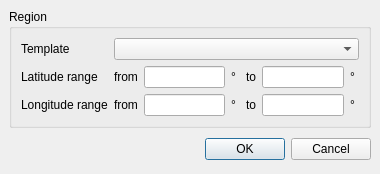
<ui version="4.0" >
 <author></author>
 <comment></comment>
 <exportmacro></exportmacro>
 <class>EventListViewRegionFilterDialog</class>
 <widget class="QDialog" name="EventListViewRegionFilterDialog" >
  <property name="geometry" >
   <rect>
    <x>0</x>
    <y>0</y>
    <width>380</width>
    <height>161</height>
   </rect>
  </property>
  <property name="windowTitle" >
   <string>Edit region</string>
  </property>
  <layout class="QVBoxLayout" >
   <property name="margin" >
    <number>9</number>
   </property>
   <property name="spacing" >
    <number>6</number>
   </property>
   <item>
    <widget class="QGroupBox" name="groupBox" >
     <property name="title" >
      <string>Region</string>
     </property>
     <layout class="QGridLayout" >
      <property name="margin" >
       <number>9</number>
      </property>
      <property name="spacing" >
       <number>6</number>
      </property>
      <item row="2" column="1" >
       <widget class="QLabel" name="label_4" >
        <property name="text" >
         <string>from</string>
        </property>
       </widget>
      </item>
      <item row="1" column="1" >
       <widget class="QLabel" name="label_2" >
        <property name="text" >
         <string>from</string>
        </property>
       </widget>
      </item>
      <item row="0" column="1" colspan="4" >
       <widget class="QComboBox" name="cbRegions" />
      </item>
      <item row="0" column="0" >
       <widget class="QLabel" name="label" >
        <property name="sizePolicy" >
         <sizepolicy>
          <hsizetype>4</hsizetype>
          <vsizetype>5</vsizetype>
          <horstretch>0</horstretch>
          <verstretch>0</verstretch>
         </sizepolicy>
        </property>
        <property name="text" >
         <string>Template</string>
        </property>
       </widget>
      </item>
      <item row="1" column="0" >
       <widget class="QLabel" name="label_6" >
        <property name="sizePolicy" >
         <sizepolicy>
          <hsizetype>4</hsizetype>
          <vsizetype>5</vsizetype>
          <horstretch>0</horstretch>
          <verstretch>0</verstretch>
         </sizepolicy>
        </property>
        <property name="text" >
         <string>Latitude range</string>
        </property>
       </widget>
      </item>
      <item row="2" column="0" >
       <widget class="QLabel" name="label_7" >
        <property name="sizePolicy" >
         <sizepolicy>
          <hsizetype>4</hsizetype>
          <vsizetype>5</vsizetype>
          <horstretch>0</horstretch>
          <verstretch>0</verstretch>
         </sizepolicy>
        </property>
        <property name="text" >
         <string>Longitude range</string>
        </property>
       </widget>
      </item>
      <item row="1" column="2" >
       <layout class="QHBoxLayout" >
        <property name="margin" >
         <number>0</number>
        </property>
        <property name="spacing" >
         <number>6</number>
        </property>
        <item>
         <widget class="QLineEdit" name="edMinLat" >
          <property name="text" >
           <string/>
          </property>
          <property name="maxLength" >
           <number>10</number>
          </property>
          <property name="alignment" >
           <set>Qt::AlignRight</set>
          </property>
         </widget>
        </item>
        <item>
         <widget class="QLabel" name="label_3" >
          <property name="text" >
           <string>° </string>
          </property>
         </widget>
        </item>
       </layout>
      </item>
      <item row="2" column="3" >
       <widget class="QLabel" name="label_5" >
        <property name="text" >
         <string>to</string>
        </property>
       </widget>
      </item>
      <item row="1" column="3" >
       <widget class="QLabel" name="label_8" >
        <property name="text" >
         <string>to</string>
        </property>
       </widget>
      </item>
      <item row="2" column="2" >
       <layout class="QHBoxLayout" >
        <property name="margin" >
         <number>0</number>
        </property>
        <property name="spacing" >
         <number>6</number>
        </property>
        <item>
         <widget class="QLineEdit" name="edMinLon" >
          <property name="text" >
           <string/>
          </property>
          <property name="maxLength" >
           <number>11</number>
          </property>
          <property name="alignment" >
           <set>Qt::AlignRight</set>
          </property>
         </widget>
        </item>
        <item>
         <widget class="QLabel" name="label_9" >
          <property name="text" >
           <string>° </string>
          </property>
         </widget>
        </item>
       </layout>
      </item>
      <item row="1" column="4" >
       <layout class="QHBoxLayout" >
        <property name="margin" >
         <number>0</number>
        </property>
        <property name="spacing" >
         <number>6</number>
        </property>
        <item>
         <widget class="QLineEdit" name="edMaxLat" >
          <property name="text" >
           <string/>
          </property>
          <property name="maxLength" >
           <number>10</number>
          </property>
          <property name="alignment" >
           <set>Qt::AlignRight</set>
          </property>
         </widget>
        </item>
        <item>
         <widget class="QLabel" name="label_10" >
          <property name="text" >
           <string>° </string>
          </property>
         </widget>
        </item>
       </layout>
      </item>
      <item row="2" column="4" >
       <layout class="QHBoxLayout" >
        <property name="margin" >
         <number>0</number>
        </property>
        <property name="spacing" >
         <number>6</number>
        </property>
        <item>
         <widget class="QLineEdit" name="edMaxLon" >
          <property name="text" >
           <string/>
          </property>
          <property name="maxLength" >
           <number>11</number>
          </property>
          <property name="alignment" >
           <set>Qt::AlignRight</set>
          </property>
         </widget>
        </item>
        <item>
         <widget class="QLabel" name="label_11" >
          <property name="text" >
           <string>° </string>
          </property>
         </widget>
        </item>
       </layout>
      </item>
     </layout>
    </widget>
   </item>
   <item>
    <spacer>
     <property name="orientation" >
      <enum>Qt::Vertical</enum>
     </property>
     <property name="sizeHint" >
      <size>
       <width>20</width>
       <height>0</height>
      </size>
     </property>
    </spacer>
   </item>
   <item>
    <layout class="QHBoxLayout" >
     <property name="margin" >
      <number>0</number>
     </property>
     <property name="spacing" >
      <number>6</number>
     </property>
     <item>
      <spacer>
       <property name="orientation" >
        <enum>Qt::Horizontal</enum>
       </property>
       <property name="sizeHint" >
        <size>
         <width>131</width>
         <height>31</height>
        </size>
       </property>
      </spacer>
     </item>
     <item>
      <widget class="QPushButton" name="okButton" >
       <property name="text" >
        <string>OK</string>
       </property>
      </widget>
     </item>
     <item>
      <widget class="QPushButton" name="cancelButton" >
       <property name="text" >
        <string>Cancel</string>
       </property>
      </widget>
     </item>
    </layout>
   </item>
  </layout>
 </widget>
 <pixmapfunction></pixmapfunction>
 <tabstops>
  <tabstop>cbRegions</tabstop>
  <tabstop>edMinLat</tabstop>
  <tabstop>edMaxLat</tabstop>
  <tabstop>edMinLon</tabstop>
  <tabstop>edMaxLon</tabstop>
  <tabstop>okButton</tabstop>
  <tabstop>cancelButton</tabstop>
 </tabstops>
 <resources/>
 <connections>
  <connection>
   <sender>okButton</sender>
   <signal>clicked()</signal>
   <receiver>EventListViewFilterDialog</receiver>
   <slot>accept()</slot>
   <hints>
    <hint type="sourcelabel" >
     <x>278</x>
     <y>253</y>
    </hint>
    <hint type="destinationlabel" >
     <x>96</x>
     <y>254</y>
    </hint>
   </hints>
  </connection>
  <connection>
   <sender>cancelButton</sender>
   <signal>clicked()</signal>
   <receiver>EventListViewFilterDialog</receiver>
   <slot>reject()</slot>
   <hints>
    <hint type="sourcelabel" >
     <x>369</x>
     <y>253</y>
    </hint>
    <hint type="destinationlabel" >
     <x>179</x>
     <y>282</y>
    </hint>
   </hints>
  </connection>
 </connections>
</ui>
